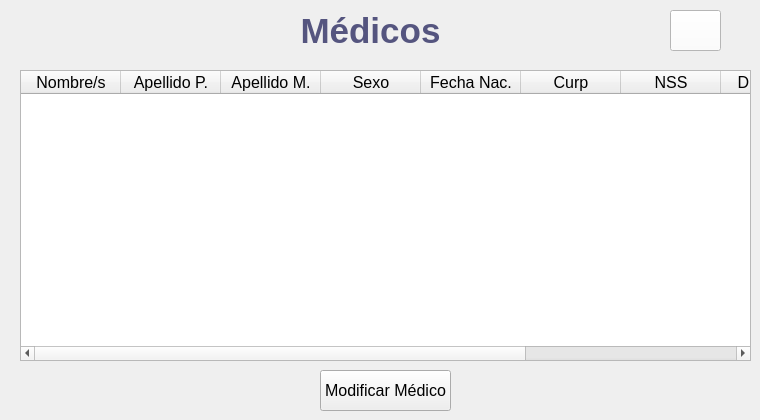
    <widget class="QWidget" name="Ver_MedTodos">
     <widget class="QLabel" name="title_17">
      <property name="geometry">
       <rect>
        <x>190</x>
        <y>10</y>
        <width>361</width>
        <height>42</height>
       </rect>
      </property>
      <property name="text">
       <string>&lt;html&gt;&lt;head/&gt;&lt;body&gt;&lt;p align=&quot;center&quot;&gt;&lt;span style=&quot; font-size:26pt; font-weight:600; color:#55557f;&quot;&gt;Médicos&lt;/span&gt;&lt;/p&gt;&lt;/body&gt;&lt;/html&gt;</string>
      </property>
     </widget>
     <widget class="QTableWidget" name="verMed">
      <property name="geometry">
       <rect>
        <x>20</x>
        <y>70</y>
        <width>731</width>
        <height>291</height>
       </rect>
      </property>
      <property name="font">
       <font>
        <pointsize>12</pointsize>
       </font>
      </property>
      <property name="alternatingRowColors">
       <bool>true</bool>
      </property>
      <column>
       <property name="text">
        <string>Nombre/s</string>
       </property>
      </column>
      <column>
       <property name="text">
        <string>Apellido P.</string>
       </property>
      </column>
      <column>
       <property name="text">
        <string>Apellido M.</string>
       </property>
      </column>
      <column>
       <property name="text">
        <string>Sexo</string>
       </property>
      </column>
      <column>
       <property name="text">
        <string>Fecha Nac.</string>
       </property>
      </column>
      <column>
       <property name="text">
        <string>Curp</string>
       </property>
      </column>
      <column>
       <property name="text">
        <string>NSS</string>
       </property>
      </column>
      <column>
       <property name="text">
        <string>Dirección</string>
       </property>
      </column>
      <column>
       <property name="text">
        <string>Especialidad</string>
       </property>
      </column>
      <column>
       <property name="text">
        <string>Fecha Ing.</string>
       </property>
      </column>
     </widget>
     <widget class="QPushButton" name="updateMed_2">
      <property name="geometry">
       <rect>
        <x>320</x>
        <y>370</y>
        <width>131</width>
        <height>41</height>
       </rect>
      </property>
      <property name="font">
       <font>
        <pointsize>12</pointsize>
       </font>
      </property>
      <property name="text">
       <string>Modificar Médico</string>
      </property>
     </widget>
     <widget class="QPushButton" name="backVerMed">
      <property name="geometry">
       <rect>
        <x>670</x>
        <y>10</y>
        <width>51</width>
        <height>41</height>
       </rect>
      </property>
      <property name="styleSheet">
       <string notr="true">QPushButton {
background-color: rgb(255,255,255);
color:rgb(62,95,138);
}</string>
      </property>
      <property name="text">
       <string/>
      </property>
      <property name="icon">
       <iconset>
        <normalon>:/imgs/back.png</normalon>
       </iconset>
      </property>
     </widget>
    </widget>
